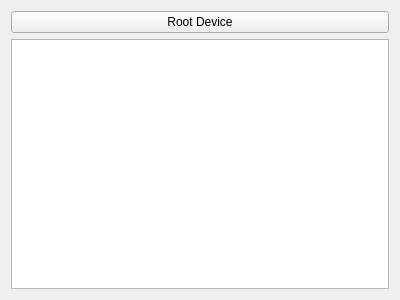
<?xml version="1.0" encoding="UTF-8"?>
<ui version="4.0">
 <class>Root</class>
 <widget class="QWidget" name="Root">
  <property name="geometry">
   <rect>
    <x>0</x>
    <y>0</y>
    <width>400</width>
    <height>300</height>
   </rect>
  </property>
  <property name="windowTitle">
   <string>Form</string>
  </property>
  <layout class="QVBoxLayout" name="verticalLayout_2">
   <item>
    <layout class="QVBoxLayout" name="verticalLayout">
     <item>
      <widget class="QPushButton" name="btnRoot">
       <property name="text">
        <string>Root Device</string>
       </property>
      </widget>
     </item>
     <item>
      <widget class="QTextBrowser" name="textBrowser"/>
     </item>
    </layout>
   </item>
  </layout>
 </widget>
 <resources/>
 <connections/>
</ui>
